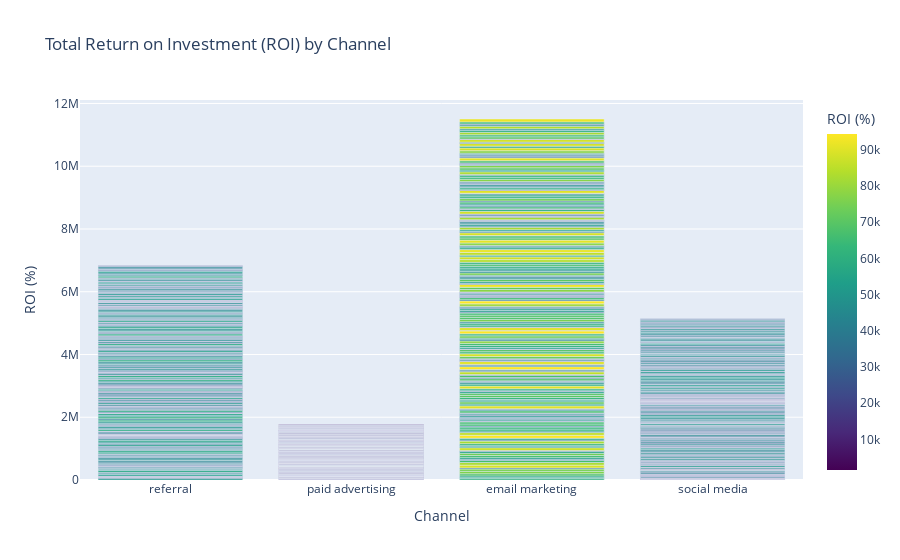

Write notebook code for a chart like this one.
### Code cell
fig = px.bar(df, x='channel', y='ROI', title='Total Return on Investment (ROI) by Channel',
             labels={'channel': 'Channel', 'ROI': 'ROI (%)'},
             color='ROI', color_continuous_scale='Viridis')
fig.show()

### Figure 1 — Plotly figure (JSON) as saved in the notebook; plotly's stock layout.template omitted (floating-point values rounded to 4 significant figures; data arrays with more than 128 entries replaced by an {"elided": "..."} marker saying what was removed)
{"data": [{"alignmentgroup": "True", "hovertemplate": "Channel=%{x}<br>ROI (%)=%{marker.color}<extra></extra>", "legendgroup": "", "marker": {"color": {"elided": "800 float values"}, "coloraxis": "coloraxis", "pattern": {"shape": ""}}, "name": "", "offsetgroup": "", "orientation": "v", "showlegend": false, "textposition": "auto", "type": "bar", "x": {"elided": "800 str values"}, "xaxis": "x", "y": {"elided": "800 float values"}, "yaxis": "y"}], "layout": {"barmode": "relative", "coloraxis": {"colorbar": {"title": {"text": "ROI (%)"}}, "colorscale": [[0, "#440154"], [0.1111, "#482878"], [0.2222, "#3e4989"], [0.3333, "#31688e"], [0.4444, "#26828e"], [0.5556, "#1f9e89"], [0.6667, "#35b779"], [0.7778, "#6ece58"], [0.8889, "#b5de2b"], [1, "#fde725"]]}, "legend": {"tracegroupgap": 0}, "title": {"text": "Total Return on Investment (ROI) by Channel"}, "xaxis": {"anchor": "y", "domain": [0, 1], "title": {"text": "Channel"}}, "yaxis": {"anchor": "x", "domain": [0, 1], "title": {"text": "ROI (%)"}}}}
